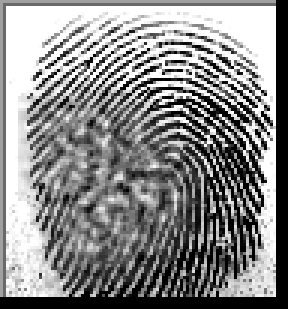
#> input picture hard/100__M_Left_index_finger_Obl.bmp, 96 x 103 px, found by its file name (shown 3 times larger)
$ python main.py
#> lines starting #> are read from the running program, lines starting #| are printed output that depends on the picture; long printed decimals are rounded
import os
import cv2

sample= cv2.imread("100__M_Left_index_finger_Obl.bmp")
#> sample is the input picture: shape (103, 96, 3); min 0, max 255, mean 137.2
sample = cv2.resize(sample, None ,fx=1.5, fy=1.5)
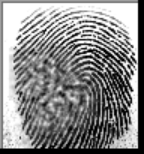
#> sample: shape (154, 144, 3); min 0, max 255, mean 137.6

'''cv2.imshow("sample",sample)
cv2.waitKey(0)
cv2.destroyAllWindows()'''

best_score = 0
filename = None
image = None
kp1 = kp2 = mp = None
for file in [ file for file in os.listdir("hard")][:1000]:
    fingerprint_image = cv2.imread("hard/" + file)
    sift = cv2.SIFT.create()

    keypoints_1, descriptors_1 = sift.detectAndCompute(sample, None)
#> keypoints_1 = 641 keypoints; strongest (x, y, size): (132, 72, 2.1), (136, 57, 2.9), (99, 24, 2.2), (91, 60, 2)
    keypoints_2, descriptors_2 = sift.detectAndCompute(fingerprint_image, None)
#> keypoints_2 = 81 keypoints; strongest (x, y, size): (91, 38, 2), (89, 54, 4.3), (90, 48, 2), (90, 63, 3.7)

    matches = cv2.FlannBasedMatcher({'algorithm' : 1 , 'trees' : 10},
                                    {}).knnMatch(descriptors_1 , descriptors_2 , k=2)
#> matches = 641 matches

    match_points = []

    for p, q in matches:
        if p .distance < 0.1 * q.distance:
            match_points.append(p)
#> after the loop, match_points = 1 matches

    keypoints = 0
    if len(keypoints_1) < len(keypoints_2):
        keypoints = len(keypoints_1)

    else:
        keypoints = len(keypoints_2)
#> keypoints = 81

    if len(match_points) / keypoints * 100 > best_score:
        best_score = len(match_points) / keypoints * 100
#> best_score = 1.23
        filename = file
        image = fingerprint_image
        kp1 , kp2 , mp = keypoints_1 , keypoints_2 , match_points
#> kp1 has the same summary as keypoints_1; kp2 has the same summary as keypoints_2; mp = 1 matches

    else:
        keypoints = len(keypoints_2)

    if len(match_points) / keypoints * 100 > best_score:
        best_score = len(match_points) / keypoints * 100
        filename = file
        image = fingerprint_image
        kp1 , kp2 , mp = keypoints_1 , keypoints_2 , match_points

print("best match:" + filename)
print("score:" + str(best_score))
#| score:1.235

result = cv2.drawMatches(sample , kp1 , image , kp2 , mp, None)
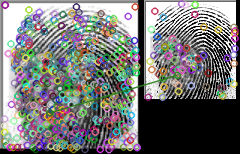
#> result: shape (154, 240, 3); mean B, G, R 118.6, 119.4, 119
result = cv2.resize(result, None , fx=4 , fy=4)
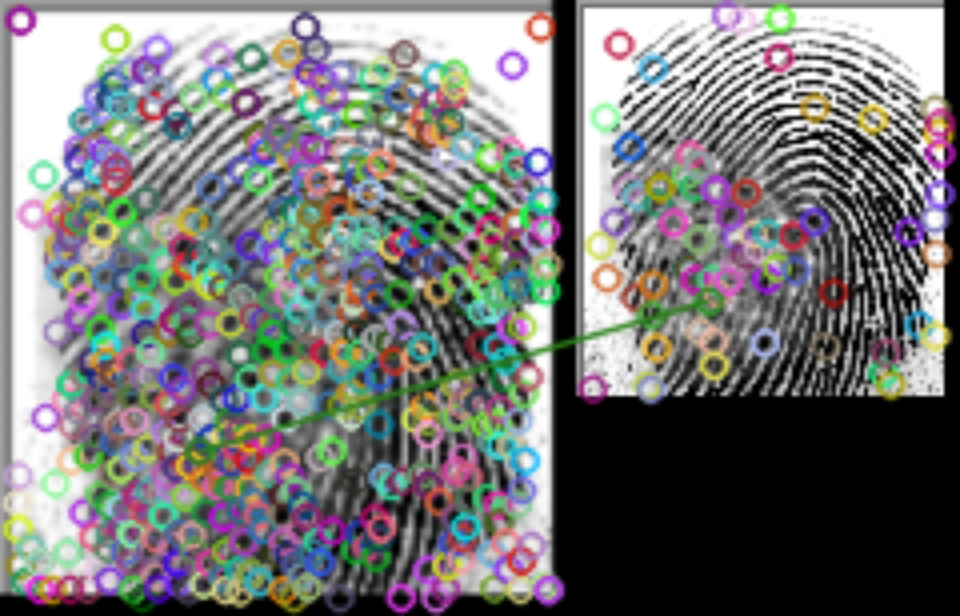
#> result: shape (616, 960, 3); mean B, G, R 118.5, 119.3, 119
cv2.imshow("result:", result)
cv2.waitKey(0)
cv2.destroyAllWindows()
